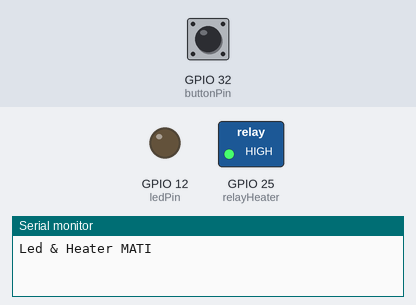
Recording of a sketch running on a simulated ESP32. Shown: switched loads named in the sketch (green lamp = pin HIGH), output pins drawn as LEDs (lit = HIGH), the last lines printed to the serial monitor. Inputs (shaded band) come from the test bench; at power-on: GPIO 32 (buttonPin) HIGH.

Above: at 1.2 s.
1.3 s: GPIO 32 (buttonPin) pulled LOW for 0.15 s
At 2.5 s:
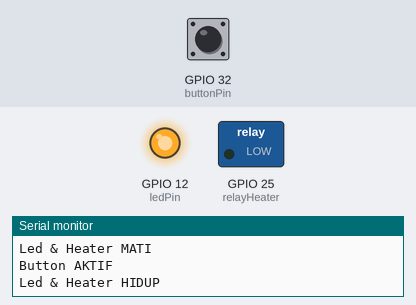
Timing chart, 0 to 8.0 s (numbered marks = the images above; inputs shaded):
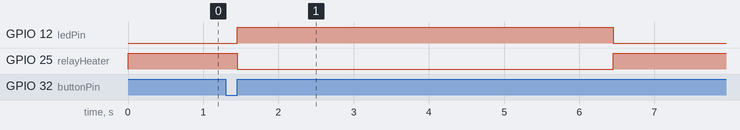

Measured:
- after the input at 1.3 s, GPIO 12 (ledPin): LOW → HIGH after 0.15 s, → LOW 5.0 s later; GPIO 25 (relayHeater): HIGH → LOW after 0.15 s, → HIGH 5.0 s later

The sketch:

button_led.ino
```cpp
const int buttonPin = 32;
const int ledPin = 12;
const int relayHeater = 25;

bool actionState = false;
#define LED_DURATION 5000

void setup() {
  Serial.begin(9600);
  pinMode(ledPin, OUTPUT);
  pinMode(relayHeater, OUTPUT);
  pinMode(buttonPin, INPUT_PULLUP);

  digitalWrite(ledPin, LOW);
  digitalWrite(relayHeater, HIGH);
  Serial.println("Led & Heater MATI");
}

void loop() {
  if (digitalRead(buttonPin) == 0) {
    delay(10);
    if (digitalRead(buttonPin) == 1) {
      Serial.println("Button AKTIF");
      actionState = true;
    }
  }

  if (actionState == true) {
    digitalWrite(ledPin, HIGH);
    digitalWrite(relayHeater, LOW);
    Serial.println("Led & Heater HIDUP");
    delay(LED_DURATION);
    digitalWrite(ledPin, LOW);
    digitalWrite(relayHeater, HIGH);
    Serial.println("Led & Heater MATI");
    actionState = false;
  }
}
```
